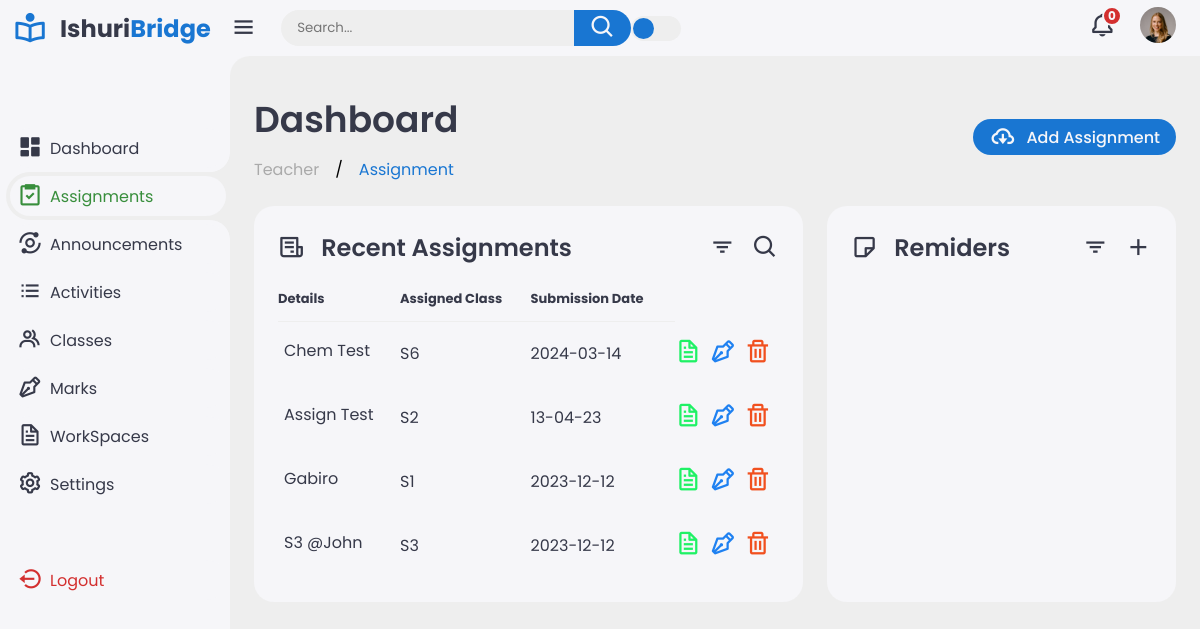
/assignments/ (signed in), run on an earlier commit of the app's database.
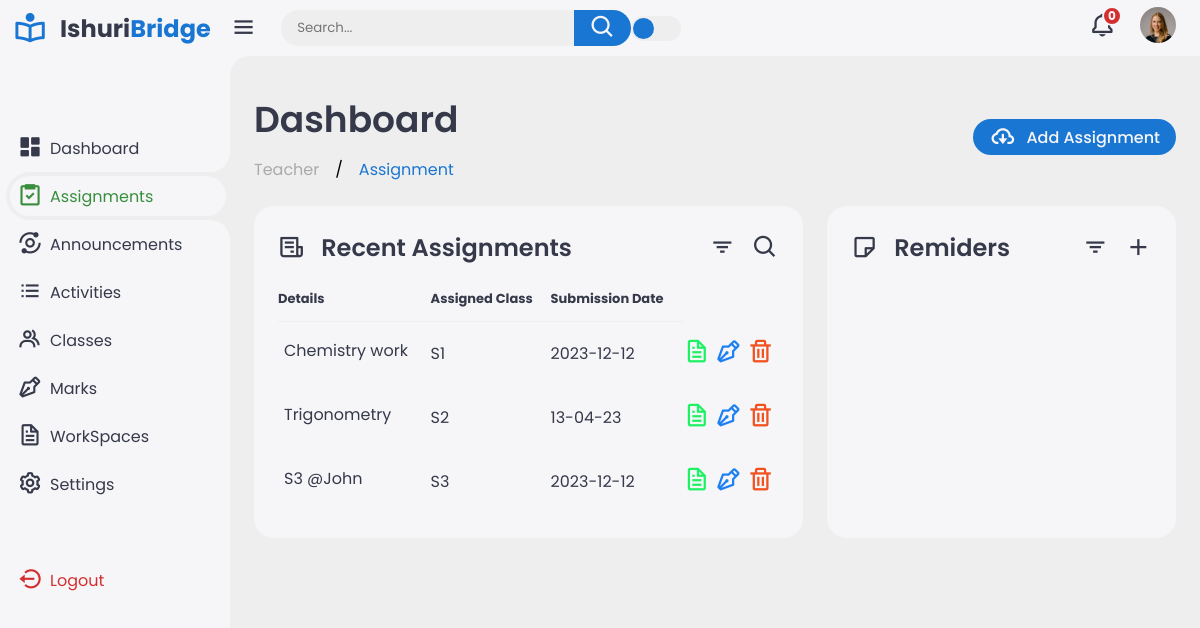
And on a later commit of the database.
### base/models.py (models this page shows, shortened)
class Assignment(models.Model):
    host = models.ForeignKey(Teacher, on_delete=models.CASCADE, null=True)
    name = models.CharField(max_length=200, null=True)
    description = models.TextField(null=True)
    assigned_class = models.IntegerField(null=True)
    submission_date = models.CharField(max_length=300, null=True)
    uploaded = models.DateTimeField(auto_now=True)
    submitted = models.CharField(max_length=50, default='False')
    class Meta:
        ordering = ['-uploaded']

### base/views.py (the view)
# urls.py: path('assignments/', views.viewAssignments, name="view-assignments"),
@login_required(login_url='login')
def viewAssignments(request):
    assignments = Assignment.objects.filter(host=request.user)
    announcements = Announcement.objects.all()
    context = {'assignments': assignments, 'announcements': announcements,}
    return render(request, 'html/assignments-view.html', context)

### base/templates/html/assignments-view.html (shortened to what this page needs)
{% extends 'main.html' %}
{% load static %}
{% block content %}
<div class="sidebar">
    <a href="#" class="logo">
        <i class='bx bx-book-reader'></i>
        <div class="logo-name"><span>Ishuri</span>Bridge</div>
    </a>
    <ul class="side-menu">
        <li><a href="{% url 'teacher' %}"><i class='bx bxs-dashboard'></i>Dashboard</a></li>
        <li class="active"><a href="{% url 'add-assignment' %}"><i class='bx bx-task'></i>Assignments</a></li>
        <li><a href="{% url 'announcements' %}"><i class='bx bx-analyse'></i>Announcements</a></li>
        <li><a href="{% url 'view-activities'%}"><i class='bx bx-list-ul'></i>Activities</a></li>
        <li><a href="{% url 'classes-view' %}"><i class='bx bx-group'></i>Classes</a></li>
        <li><a href="{% url 'all-marks' %}"><i class='bx bx-pen'></i>Marks</a></li>
        <li><a href="{% url 'workspace' %}"><i class='bx bx-file'></i>WorkSpaces</a></li>
        <li><a href="{% url 'user-profile' request.user.id %}"><i class='bx bx-cog'></i>Settings</a></li>
    </ul>
    <ul class="side-menu">
        <li>
            <a href="{% url 'logout' %}" class="logout">
                <i class='bx bx-log-out-circle'></i>
                Logout
            </a>
        </li>
    </ul>
</div>
<div class="content">
    <main>
        <div class="header">
            <div class="left">
                <h1>Dashboard</h1>
                <ul class="breadcrumb">
                    <li><a href="#">
                            Teacher
                        </a></li>
                    /
                    <li><a href="" class="active">Assignment</a></li>
                </ul>
            </div>
            <a href="{% url 'add-assignment' %}" class="report">
                <i class='bx bx-cloud-download'></i>
                <span>Add Assignment</span>
            </a>
        </div>
        <div class="bottom-data">
            <div class="orders">
                <div class="header">
                    <i class='bx bx-receipt'></i>
                    <h3>Recent Assignments</h3>
                    <i class='bx bx-filter'></i>
                    <i class='bx bx-search'></i>
                </div>
                <table>
                    <thead>
                        <tr>
                            <th>Details</th>
                            <th>Assigned Class</th>
                            <th>Submission Date</th>
                        </tr>
                    </thead>
                    <tbody>
                        {% for assignment in assignments %}
                        <tr>
                            <td>
                                <p>{{assignment.name}}</p>
                            </td>
                            <td>S{{assignment.assigned_class}}</td>
                            <td>{{assignment.submission_date}}</td>
                            <td><a href="{% url 'marks' assignment.name %}"><i class='bx bx-file' style="color: rgb(31, 241, 101);"></i></a></td>
                            <td><a href="{% url 'update-assignment' assignment.id %}"><i class='bx bx-pen' style="color: rgb(31, 129, 241);"></i></a></td>
                            <td><a href="{% url 'delete-assignment' assignment.id %}"><i class='bx bx-trash' style="color: rgb(241, 80, 31);"></i></a></td>
                        </tr>
                        {% endfor %}
                    </tbody>
                </table>
            </div>
            <div class="reminders">
                <div class="header">
                    <i class='bx bx-note'></i>
                    <h3>Remiders</h3>
                    <i class='bx bx-filter'></i>
                    <i class='bx bx-plus'></i>
                </div>
            </div>
        </div>
    </main>
</div>
{% endblock content %}

What changed in the data, as far as the page shows it:
no longer on this page (row edited): Assignment: name "Chem Test", assigned_class "6", submission_date "2024-03-14"
changed Assignment: name "Gabiro" → "Chemistry work"; moves up the list
changed Assignment: name "Assign Test" → "Trigonometry"
